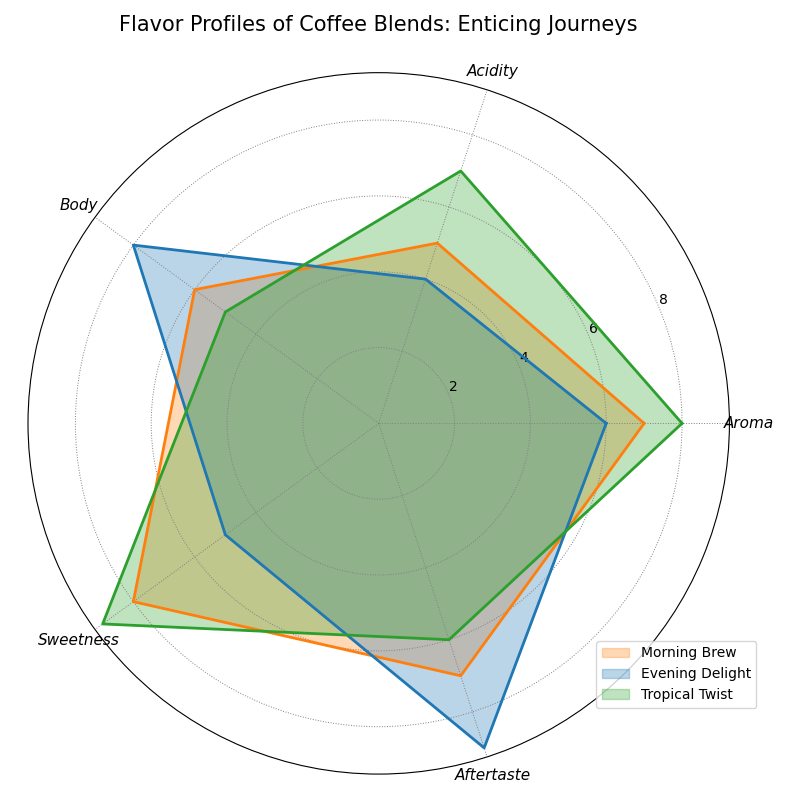

This figure's Python source:
import numpy as np
import matplotlib.pyplot as plt

attributes = ['Aroma', 'Acidity', 'Body', 'Sweetness', 'Aftertaste']
num_attributes = len(attributes)

morning_brew = [7, 5, 6, 8, 7]
evening_delight = [6, 4, 8, 5, 9]
tropical_twist = [8, 7, 5, 9, 6]

data = np.array([morning_brew, evening_delight, tropical_twist])
data = np.concatenate((data, data[:, [0]]), axis=1)

angles = np.linspace(0, 2 * np.pi, num_attributes, endpoint=False).tolist()
angles += angles[:1]

fig, ax = plt.subplots(figsize=(8, 8), subplot_kw=dict(polar=True))

labels = ["Morning Brew", "Evening Delight", "Tropical Twist"]
colors = ['#FF7F0E', '#1F77B4', '#2CA02C']

for i, color in enumerate(colors):
    ax.fill(angles, data[i], color=color, alpha=0.3, label=labels[i])
    ax.plot(angles, data[i], color=color, linewidth=2)

ax.set_xticks(angles[:-1])
ax.set_xticklabels(attributes, fontsize=11, fontstyle='italic')

ax.set_title('Flavor Profiles of Coffee Blends: Enticing Journeys', fontsize=15, pad=30)

ax.legend(loc='upper left', bbox_to_anchor=(0.8, 0.2))

ax.grid(color='gray', linestyle=':', linewidth=0.7)

plt.tight_layout()
plt.show()
